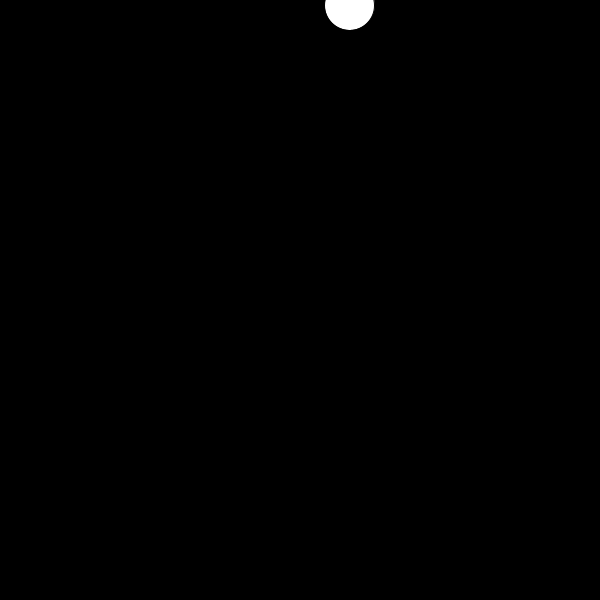
Frame 1 (no input)
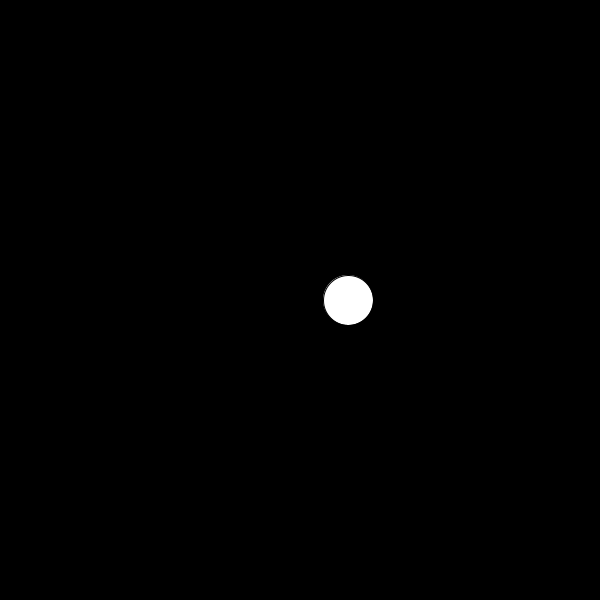
Frame 60 (the mouse pressed at the canvas centre just before this capture)
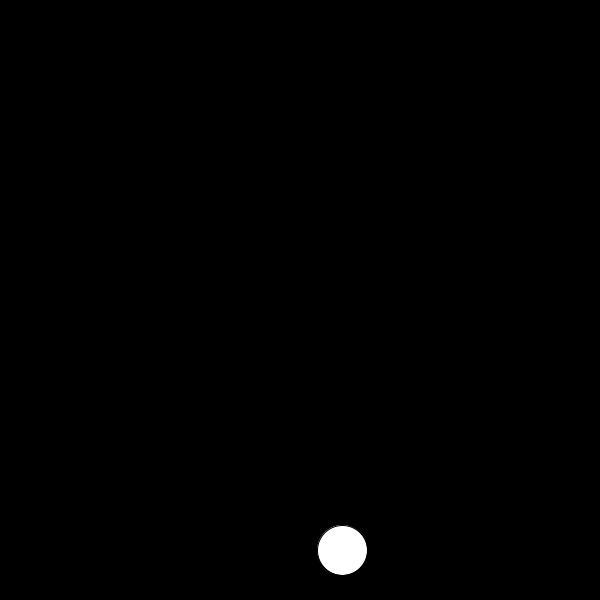
Frame 120 (the mouse held since frame 60 and released just before this capture)

The Processing sketch that drew these frames (run headless with seeded random() and noise(); from frame 60 on, the mouse is pressed at the canvas centre):

// Processing sketch: waveAnd_Obrit
// ── waveAnd_Obrit.pde
PVector position;
float theta = 0;
int orbitSize = 50;
int yIncrement = 5;

void setup() {

  size(600, 600);

  position = new PVector(width/2, 0);
}

void draw() {
  background(0);
  theta +=.1;
  //or theta = frameCount;

  //orbit movement
  //position.x = width/2 + cos(theta)*orbitSize;
  //position.y = height/2 +sin(theta)*orbitSize;

  //wave moevement LEFT to RIGHT
  //position.x ++;


  //wave movement TOP to BOTTOM
  position.x  = width/2 + orbitSize*cos(theta);
  //position.y +=5;  

  //make it come back to TOP
  if (position.y>=height) {
    position.y = 0;
  }

  position.y += yIncrement;
  if (position.y >= height-25) {
    yIncrement = -5;
  }

  if (position.y <= 25) {
    yIncrement = 5;
  }
  ellipse(position.x, position.y, 50, 50);
}
